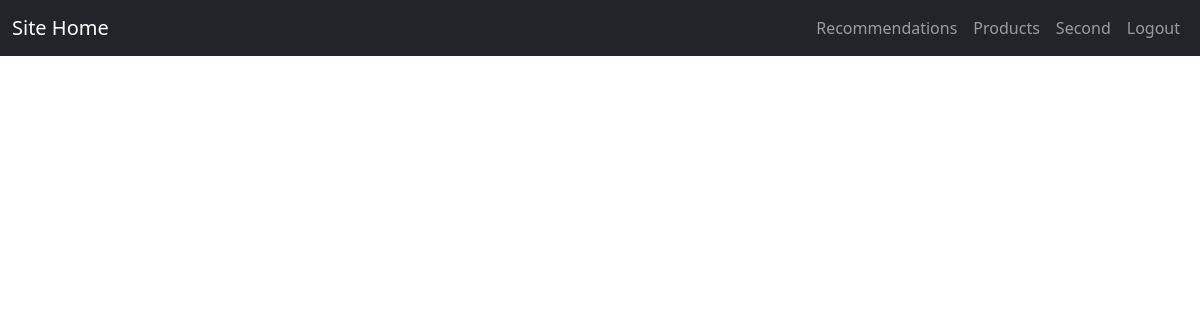
Page /product (signed in) on the earlier database version.
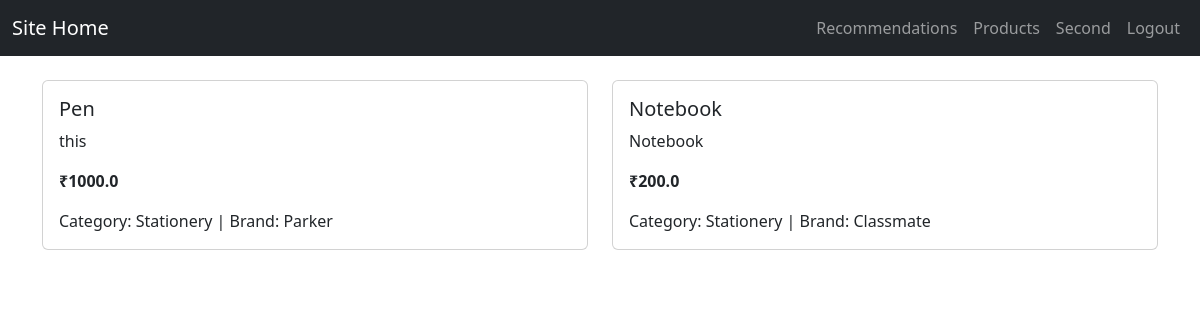
Same page on the later database version.
### app/models/product.py (models this page shows, shortened)
class Product(db.Model):
    id = db.Column(db.Integer, primary_key=True)
    name = db.Column(db.String(200), nullable=False)
    description = db.Column(db.String(500))
    price = db.Column(db.Float, nullable=False)
    category = db.Column(db.String(100))
    brand = db.Column(db.String(100))
    date_added = db.Column(db.DateTime, default=datetime.utcnow)

### app/routes/product_routes.py (the view)
@product_bp.route('/product')
@login_required
def view_products():
    all_products = Product.query.all()
    return render_template('product.html', products=all_products)

### app/routes/admin_routes.py (called while the page is built)
@login_manager.user_loader
def load_user(user_id):
    return User.query.get(int(user_id))

### app/templates/product.html (shortened to what this page needs)
{% extends 'base.html' %}
{% block navbar %}
    <li class="nav-item"><a class="nav-link" href="/logout">Logout</a></li>
{% endblock navbar %}
{% block content %}
    <div class="row row-cols-1 row-cols-md-2 g-4">
    {% for product in products %}
    <div class="col">
        <div class="card">
            <div class="card-body">
                <h5 class="card-title">{{ product.name }}</h5>
                <p class="card-text">{{ product.description }}</p>
                <p class="card-text"><strong>₹{{ product.price }}</strong></p>
                <p class="card-text">Category: {{ product.category }} | Brand: {{ product.brand }}</p>
            </div>
        </div>
    </div>
    {% endfor %}
</div>
{% endblock content %}

Differences in the rows shown:
added Product: name "Pen", description "this", price "1000.0", category "Stationery", brand "Parker"
added Product: name "Notebook", description "Notebook", price "200.0", category "Stationery", brand "Classmate"
